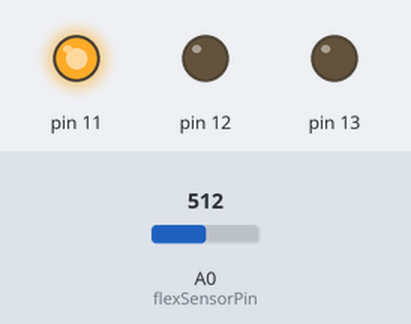
Simulated run of this sketch. Board: Arduino Uno, built with avr-gcc and run on an emulated ATmega328P. On the bench: output pins drawn as LEDs (lit = HIGH). Inputs (shaded band) come from the test bench; at power-on: A0 (flexSensorPin) = 512. The modem accepts every AT command (registered, SIM ready, sends succeed) and sends nothing else; what the sketch prints to the serial monitor is not drawn.

Above: at 7.6 s.
7.7 s: A0 (flexSensorPin) set to 591
9.2 s: A0 (flexSensorPin) set to 612
At 9.7 s:
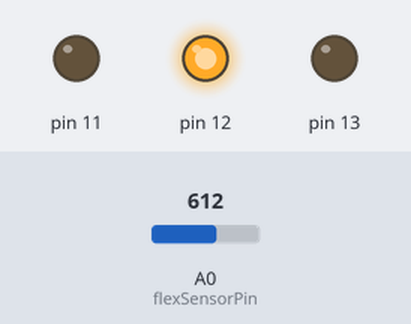
10.7 s: A0 (flexSensorPin) set to 786
12.2 s: A0 (flexSensorPin) set to 814
At 13.2 s:
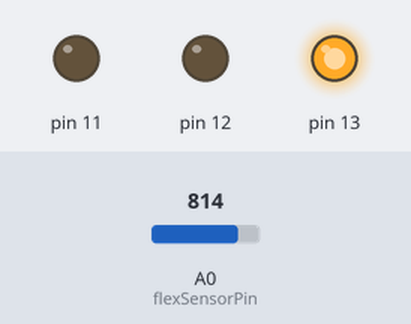
13.7 s: A0 (flexSensorPin) set to 790
At 14.3 s:
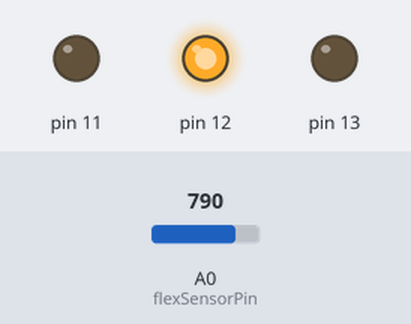
15.2 s: A0 (flexSensorPin) set to 810
At 15.5 s:
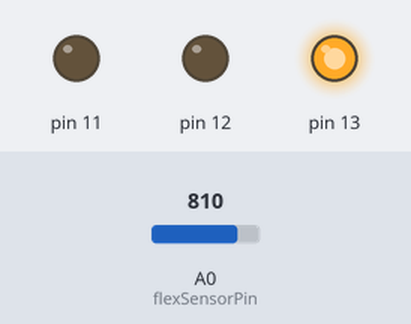
Timing chart, 0 to 17.7 s (numbered marks = the images above; inputs shaded):
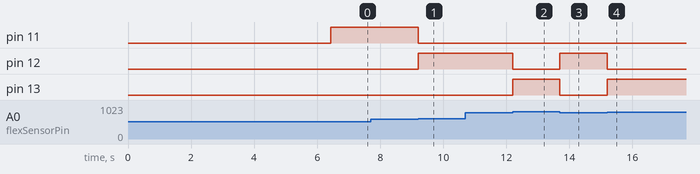

The sketch:

esp8266_tensometr.ino
```cpp
#include <SoftwareSerial.h>

SoftwareSerial mySerial(2,3);
int flexSensorPin = A0;

void setup() {
  // put your setup code here, to run once:
  Serial.begin(9600);
  mySerial.begin(9600);

  pinMode(11,OUTPUT);
  digitalWrite(11,LOW);

  pinMode(12,OUTPUT);
  digitalWrite(12,LOW);

  pinMode(13,OUTPUT);
  digitalWrite(13,LOW);

  while(!wyslij("AT","OK",100)){
    Serial.println("Blad komunikacji!");
    delay(1000);
  }
  Serial.println("Rozpoczeto komunikacje!");

//  if(wyslij("AT+CWMODE=1","OK",100))
//  Serial.println("CWMODE - OK");
//  if(wyslij("AT+CIPMODE=0","OK",100))
//  Serial.println("CIPMODE - OK");
//  if(wyslij("AT+CIPMUX=1","OK",100))
//  Serial.println("CIPMUX - OK");
//  if(wyslij("AT+CWJAP=\"703a\",\"$ylwusi@007\"","OK",5000))
//  Serial.println("Polaczono z siecia");
//  if(wyslij("AT+CIPSERVER=1,80","OK",5000))
//  Serial.println("Uruchomiono serwer");
//  mySerial.println("AT+CIFSR");
//  Serial.println(mySerial.readString());
if(wyslij("AT+RST","OK",300))
  Serial.println("RESET - OK");
  if(wyslij("AT+CWMODE=3","OK",300))
  Serial.println("CWMODE - OK");
  if(wyslij("AT+CIPMUX=1","OK",300))
  Serial.println("CIPMUX - OK");
  if(wyslij("AT+CIPSERVER=1,80","OK",300))
  Serial.println("CIPSERVER - OK");
  if(wyslij("AT+CWSAP=\"Tenso\",\"mypassword\",5,2","OK",3000))
  Serial.println("CWSAP - OK");
  mySerial.println("AT+CWSAP?");
  Serial.println(mySerial.readString());
  mySerial.println("AT+CIFSR");
  Serial.println(mySerial.readString());
//  if(wyslij("AT+CWDHCP=0,0","OK",3000))
//  Serial.println("CWDHCP - OK");
//  mySerial.println("AT+CWLAP");
//  Serial.println(mySerial.readString());
//  if(wyslij("AT+CIPMODE=0","OK",100))
//  Serial.println("CIPMODE - OK");
//  if(wyslij("AT+CIPMUX=1","OK",100))
//  Serial.println("CIPMUX - OK");
//  if(wyslij("AT+CWJAP=\"703a\",\"$ylwusi@007\"","OK",5000))
//  Serial.println("Polaczono z siecia");
//  if(wyslij("AT+CIPSERVER=1,80","OK",5000))
//  Serial.println("Uruchomiono serwer");
//  mySerial.println("AT+CIFSR");
//  Serial.println(mySerial.readString());
}

char klient[1];
char bufor[70];
String strona;

void loop() {
  // put your main code here, to run repeatedly:
  int flexSensorReading = analogRead(flexSensorPin);
//  while(mySerial.available() > 0){
  if (mySerial.available()){
    if(mySerial.find("+IPD,")){
      delay(1000);
//      mySerial.readBytesUntil(',',klient,1);
      int connectionId = mySerial.read()-48;
      klient[0] = connectionId;
      Serial.println();
      Serial.print("Zapytanie ID: ");
      Serial.println(klient[0]);
      strona = "<html><head><title>TEST</title><meta http-equiv=\"refresh\" content=\"7\" ></head><body><h2> Odczyt z tensometru: " + (String)flexSensorReading + "</h2></body></html>";
      sprintf(bufor,"AT+CIPSEND=%c,%d",klient[0],strona.length());
      if(wyslij(bufor,">",100)) Serial.println("Zadanie wyslania...");
      if(wyslij(strona,"OK",100)); Serial.println("Wyslano dane");

      sprintf(bufor,"AT+CIPCLOSE=%c",klient[0]);
      if(wyslij(bufor,"OK",100)) Serial.println("Zamknieto polaczenie");
    }
  }
  if(flexSensorReading > 400 && flexSensorReading <= 600){
    digitalWrite(11,HIGH);
    digitalWrite(12,LOW);
    digitalWrite(13,LOW);
  }
  if((flexSensorReading > 200 && flexSensorReading <= 400)
    ||(flexSensorReading > 600 && flexSensorReading <= 800)){
    digitalWrite(11,LOW);
    digitalWrite(12,HIGH);
    digitalWrite(13,LOW);
  }
  if(flexSensorReading <= 200 || flexSensorReading > 800){
    digitalWrite(11,LOW);
    digitalWrite(12,LOW);
    digitalWrite(13,HIGH);
  }
//  mySerial.println("AT+CWLIF");
//  Serial.println(mySerial.readString());
//  delay(4000);
}

boolean wyslij(String Komenda_AT, char *Odpowiedz_AT, int czas_czekania){
  mySerial.println(Komenda_AT);
  delay(czas_czekania);
  while(mySerial.available() > 0){
    if (mySerial.find(Odpowiedz_AT)) return 1;
  }
  return 0;
}
```

Measured:
- the behaviour switches between 600 and 601 on A0 (flexSensorPin) (found by bisection; images 0 and 1)
- the behaviour switches between 800 and 801 on A0 (flexSensorPin) (found by bisection; images 1 and 2)
- after the input at 7.7 s, every drawn part: stays the same
- after the input at 9.2 s, pin 11: HIGH → LOW at once; pin 12: LOW → HIGH at once
- after the input at 10.7 s, every drawn part: stays the same
- after the input at 12.2 s, pin 12: HIGH → LOW at once; pin 13: LOW → HIGH at once
- after the input at 13.7 s, pin 12: LOW → HIGH at once; pin 13: HIGH → LOW at once
- after the input at 15.2 s, pin 12: HIGH → LOW at once; pin 13: LOW → HIGH at once
